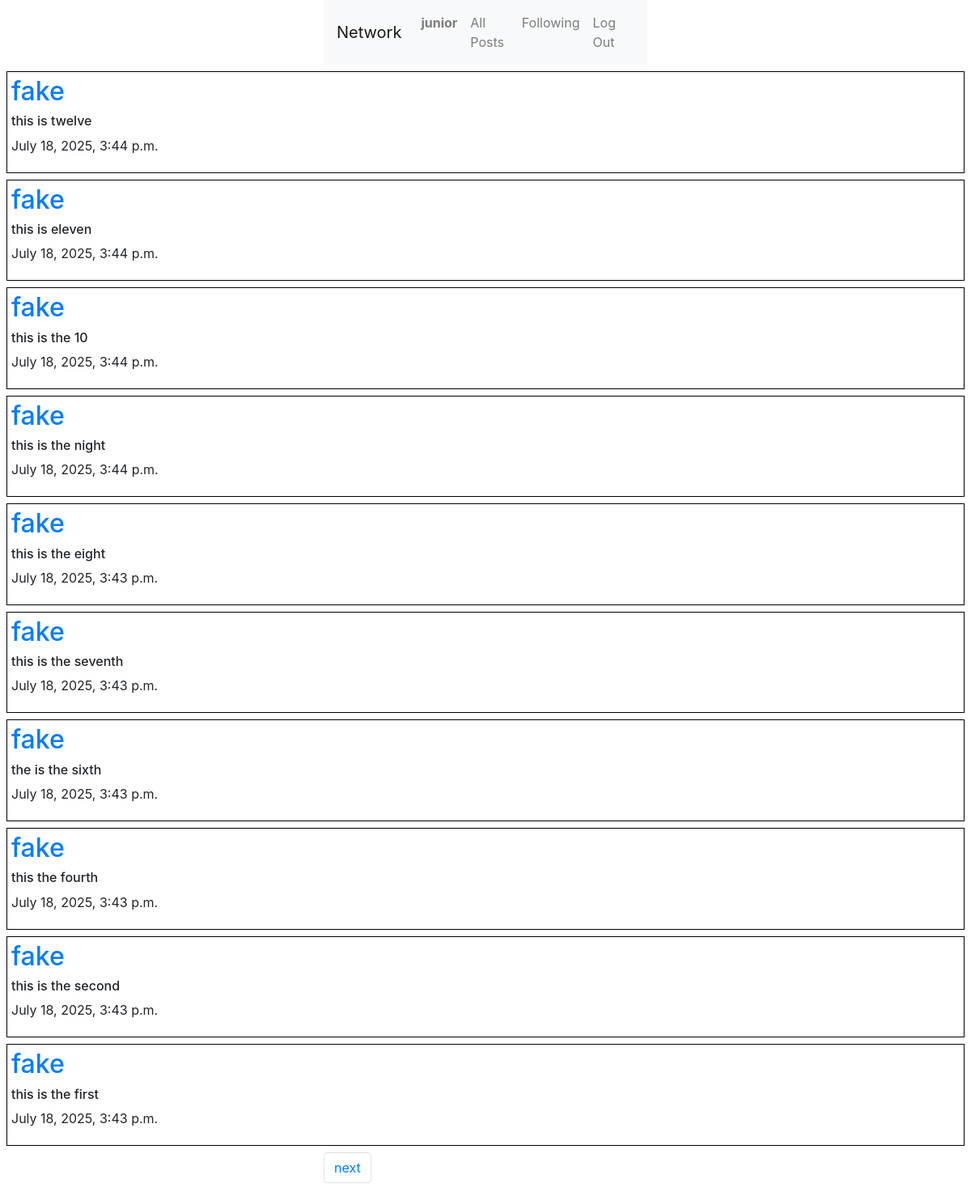
The app's page /following (signed in) with its own data.
### network/models.py (models this page shows, shortened)
class User(AbstractUser):
    pass

class Posts(models.Model):
    content = models.CharField(max_length=164)
    user = models.ForeignKey(User, on_delete=models.CASCADE, related_name="author")
    date = models.DateTimeField(auto_now_add=True)

### network/views.py (the view)
# urls.py: path('following', views.following, name="following"),
@login_required
def following(request):
    current_user = request.user
    following_users = Follow.objects.filter(user=current_user).values_list('user_follower', flat=True)
    followed_posts = Posts.objects.filter(user__in=following_users).order_by('-id')
    paginator = Paginator(followed_posts, 10)
    page_number = request.GET.get('page')
    page_posts = paginator.get_page(page_number)
    return render(request, "network/following.html", {
        "pagePosts": page_posts
    })

### network/templates/network/following.html (shortened to what this page needs)
{% extends "network/layout.html" %}
{% block body %}
    <div >
        {%for post in pagePosts %}
          <div class="following-post">
            <h2><a href="{%url 'profile' user_id=post.user.id%}">{{post.user}}</a></h2>
            <h6>{{post.content}}</h6>
            <p>{{post.date}}</p>
          </div>
        {% empty %}
        <p>No posts from users you follow.</p>
        {%endfor%}
    </div>
    <nav aria-label="Page navigation example">
        <ul class="pagination">
            {%if pagePosts.has_next %}
                <li class="page-item"><a class="page-link" href="?page={{pagePosts.next_page_number}}">next</a></li>
            {%endif%}
        </ul>
    </nav>
{% endblock %}

### network/templates/network/layout.html (shortened to what this page needs)
{% load static %}
<!DOCTYPE html>
<html lang="en">
    <head>
        <link rel="stylesheet" href="https://cdn.jsdelivr.net/npm/bootstrap@4.0.0/dist/css/bootstrap.min.css">
        <link rel="stylesheet" href="https://stackpath.bootstrapcdn.com/bootstrap/4.4.1/css/bootstrap.min.css">
        <link href="{% static 'network/styles.css' %}" rel="stylesheet">
    </head>
    <body>
        <nav class="navbar navbar-expand-lg navbar-light bg-light">
            <a class="navbar-brand" href="{%url 'index'%}">Network</a>
            <div>
              <ul class="navbar-nav mr-auto">
                {% if user.is_authenticated %}
                    <li class="nav-item">
                        <a class="nav-link" href="{%url 'profile' user_id=user.id %}"><strong>{{ user.username }}</strong></a>
                    </li>
                {% endif %}
                <li class="nav-item">
                  <a class="nav-link" href="{% url 'index' %}">All Posts</a>
                </li>
                {% if user.is_authenticated %}
                    <li class="nav-item">
                        <a class="nav-link" href="{%url 'following'%}">Following</a>
                    </li>
                    <li class="nav-item">
                        <a class="nav-link" href="{% url 'logout' %}">Log Out</a>
                    </li>
                {% endif %}
              </ul>
            </div>
          </nav>
        <div class="body">
            {% block body %}
            {% endblock %}
        </div>
    </body>
</html>

### network/static/network/styles.css (style rules this page uses)
nav { display: block; width: 400px; margin: 0 auto; }
.following-post { border: 1px solid black; margin: 8px; padding: 5px; }

### records on screen
User: username "junior"
Posts: user "fake", content "this is twelve", date "July 18, 2025, 3:44 p.m."
Posts: user "fake", content "this is eleven", date "July 18, 2025, 3:44 p.m."
Posts: user "fake", content "this is the 10", date "July 18, 2025, 3:44 p.m."
Posts: user "fake", content "this is the night", date "July 18, 2025, 3:44 p.m."
Posts: user "fake", content "this is the eight", date "July 18, 2025, 3:43 p.m."
Posts: user "fake", content "this is the seventh", date "July 18, 2025, 3:43 p.m."
Posts: user "fake", content "the is the sixth", date "July 18, 2025, 3:43 p.m."
Posts: user "fake", content "this the fourth", date "July 18, 2025, 3:43 p.m."
Posts: user "fake", content "this is the second", date "July 18, 2025, 3:43 p.m."
Posts: user "fake", content "this is the first", date "July 18, 2025, 3:43 p.m."
